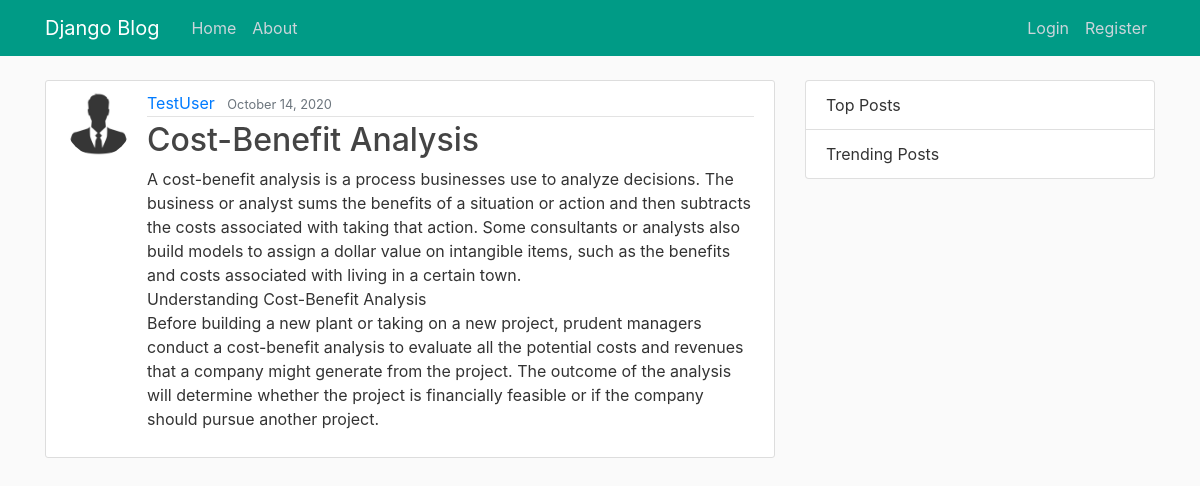
Screenshot of /post/32/ with the database file from the repository.
### blog/models.py (models this page shows, shortened)
class Post(models.Model):
    title = models.CharField(max_length=200)
    author = models.ForeignKey(User, on_delete=models.CASCADE)
    content = models.TextField(blank=True)
    date_posted=models.DateTimeField(default=timezone.now)

### users/models.py (models this page shows, shortened)
class Profile(models.Model):
    user = models.OneToOneField(User, on_delete=models.CASCADE)
    profile_pic = models.ImageField(default='default.jpg', upload_to='profile_pics')

### blog/views.py (the view)
# urls.py: path('post/<int:pk>/',PostDetailView.as_view(), name = 'post-detail'),
class PostDetailView(DetailView):                  # Detail view for post/blog
	model = Post

### blog/templates/blog/post_detail.html (shortened to what this page needs)
{% extends "blog/base.html" %}
{% block content %}
<article class="media content-section">
    <img class="rounded-circle article-img" src="{{object.author.profile.profile_pic.url}}">
    <div class="media-body">
        <div class="article-metadata">
        <a class="mr-2" href="{% url 'user-posts' object.author.username %}">{{ object.author }}</a>
        <small class="text-muted">{{ object.date_posted|date:"F d, Y" }}</small>
        </div>
        <h2 class="article-title">{{ object.title }}</h2>
        <p class="article-content">{{ object.content }}</p>
    </div>
</article>
{% endblock %}

### blog/static/blog/main.css (style rules this page uses)
body { background: #fafafa; color: #333333; margin-top: 5rem; }
h1, h2, h3, h4, h5, h6 { color: #444444; }
.content-section { background: #ffffff; padding: 10px 20px; border: 1px solid #dddddd; border-radius: 3px; margin-bottom: 20px; }
.article-title { color: #444444; }
.article-content { white-space: pre-line; }
.article-img { height: 65px; width: 65px; margin-right: 16px; }
.article-metadata { padding-bottom: 1px; margin-bottom: 4px; border-bottom: 1px solid #e3e3e3; }

### rows the page displays
Post: author.profile.profile_pic (placeholder picture), author "TestUser", date_posted "October 14, 2020", title "Cost-Benefit Analysis", content "A cost-benefit analysis is a process businesses use to analyze decisions. The business or analyst sums the benefits of a situation or action and then subtracts the costs associated with taking that action. Some consultants or analysts also build models to assign a dollar value on intangible items, such as the benefits and costs associated with living in a certain town. Understanding Cost-Benefit Analysis Before building a new plant or taking on a new project, prudent managers conduct a cost-benefit analysis to evaluate all the potential costs and revenues that a company might generate from the project. The outcome of the analysis will determine whether the project is financially feasible or…"
